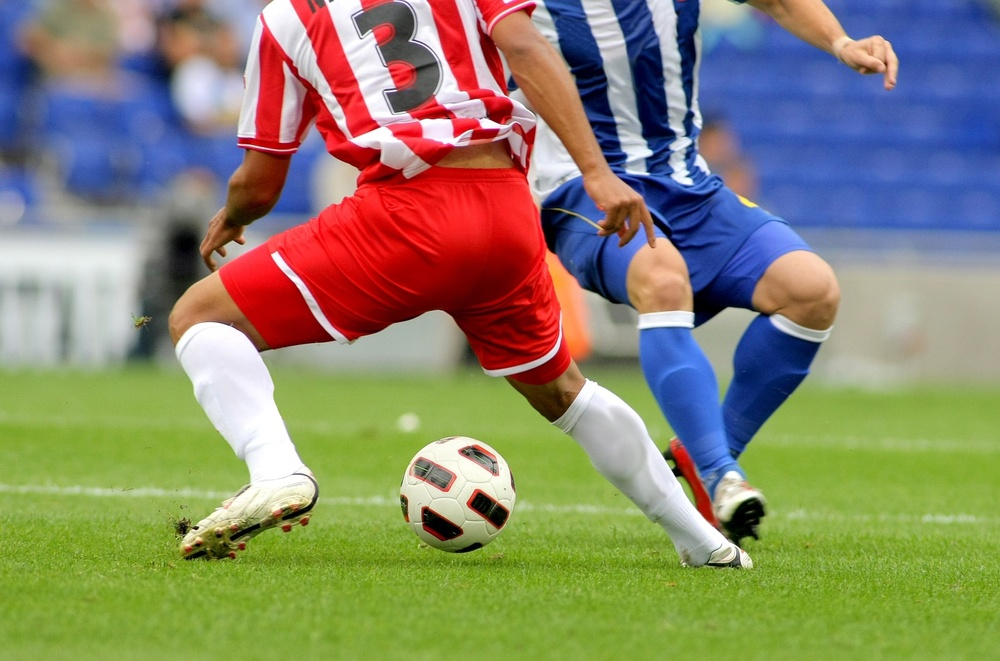
#> input picture soccer.jpg, 1000 x 661 px, shrunk from 1434 x 948 before the run, found by its file name
$ python 1_binary_and_histogram.py
#> lines starting #> are read from the running program, lines starting #| are printed output that depends on the picture; after the words box and inside, x2 and y2 are one past the last pixel; in counts of white or black regions, pixels touching at a corner belong together
import cv2 as cv
import sys
from matplotlib import pyplot as plt

img = cv.imread('soccer.jpg', cv.IMREAD_GRAYSCALE)
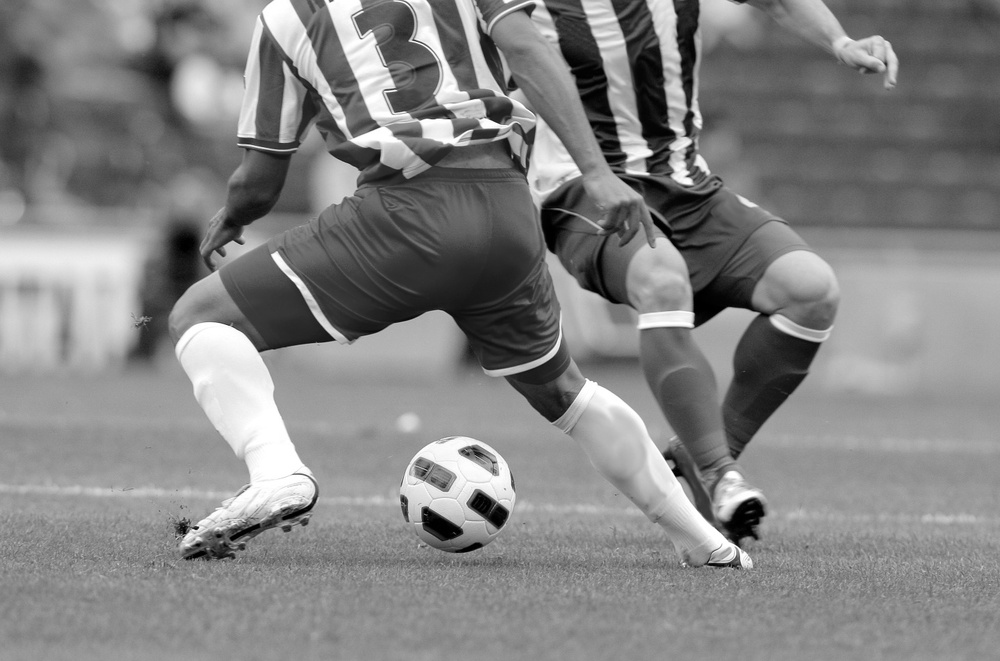
#> img: shape (661, 1000); min 0, max 255, mean 131.4
gray = cv.cvtColor(img, cv.COLOR_BAYER_BG2BGR)

if img is None:
    sys.exit('파일을 찾을 수 없습니다.')

t, bin_img = cv.threshold(img, 127, 255, cv.THRESH_BINARY)
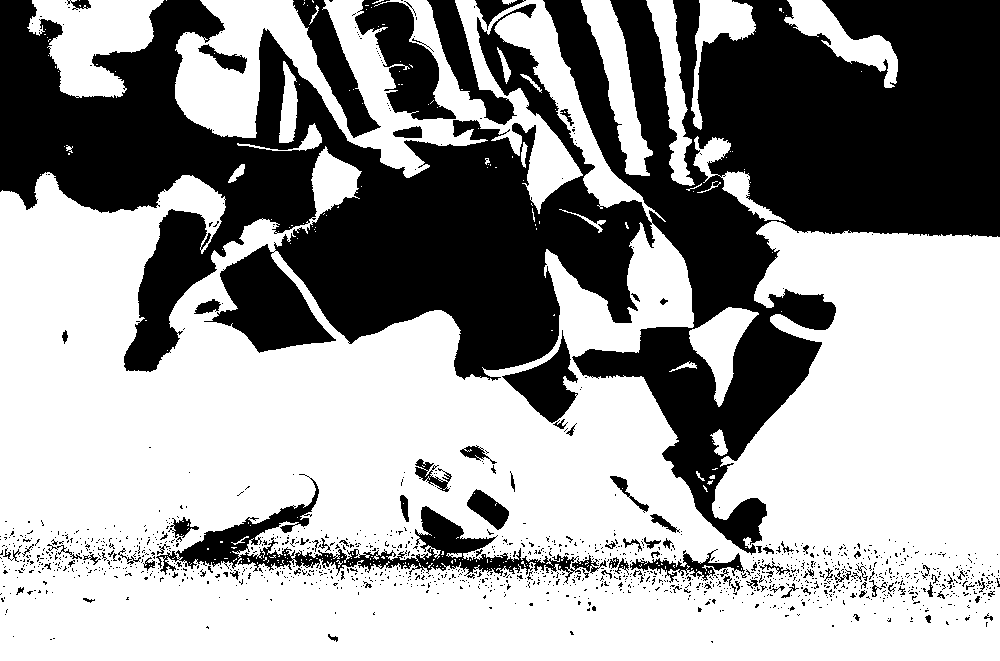
#> bin_img: shape (661, 1000); 60.8% white; 1393 black regions (1292 under 20 px), largest, box (x1, y1, x2, y2) and area: (0, 0, 1000, 555) 222374, (156, 474, 607, 584) 8829, (355, 0, 456, 120) 5444
cv.imshow('Channel binarization', bin_img)

# Grayscale
gray_hist = cv.calcHist([gray], [0], None, [256], [0, 256])
#> gray_hist = 256 values, max 10345 at index 148, min 353 at index 0, mean 2582
plt.plot(gray_hist, color='r', linewidth=1)
plt.title('Grayscale Image Histogram')
plt.show()
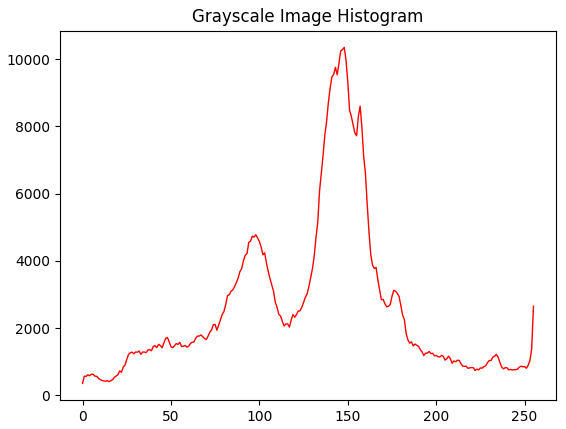
#> figure drawn by matplotlib, 1 panel; curve peaks at x = 148, y = 10345

# Binary Image
bin_hist = cv.calcHist([bin_img], [0], None, [256], [0, 256])
#> bin_hist = 256 values, max 402072 at index 255, min 0 at index 1, mean 2582
plt.plot(bin_hist, color='r', linewidth=1)
plt.title('Binary Image Histogram')
plt.show()
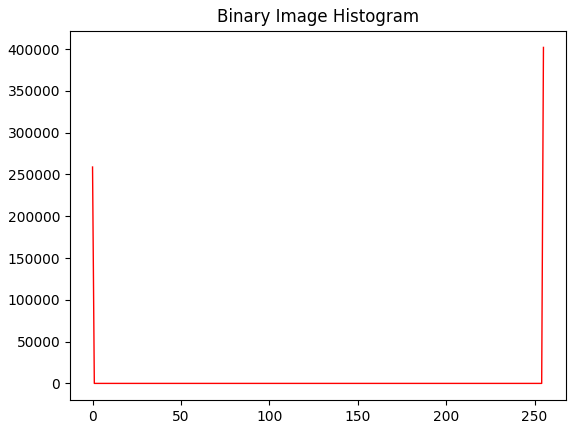
#> figure drawn by matplotlib, 1 panel; curve peaks at x = 255, y = 402072

cv.waitKey()
cv.destroyAllWindows()
